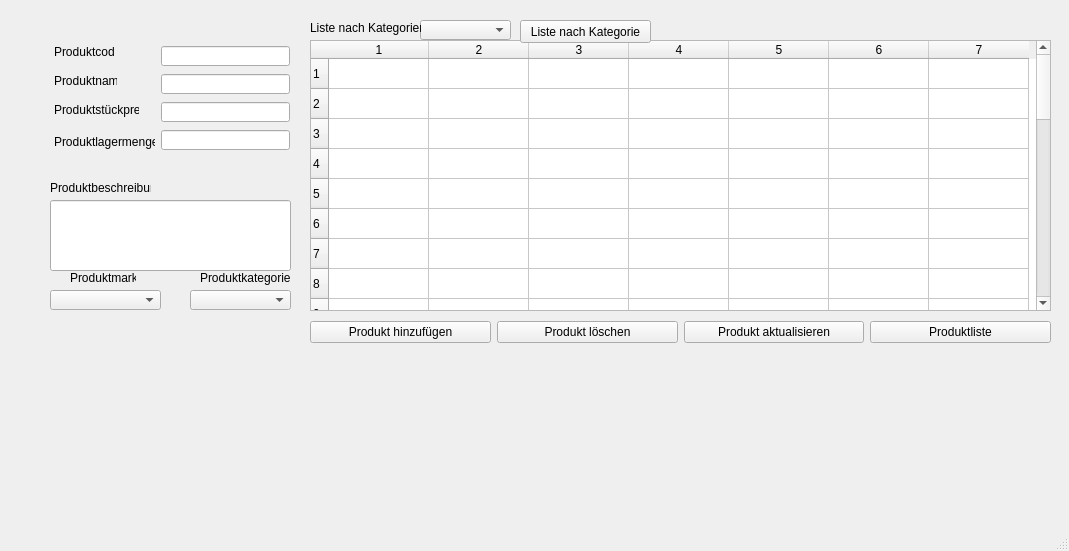
<?xml version="1.0" encoding="UTF-8"?>
<ui version="4.0">
 <class>MainWindow</class>
 <widget class="QMainWindow" name="MainWindow">
  <property name="geometry">
   <rect>
    <x>0</x>
    <y>0</y>
    <width>1069</width>
    <height>551</height>
   </rect>
  </property>
  <property name="windowTitle">
   <string>MainWindow</string>
  </property>
  <widget class="QWidget" name="centralwidget">
   <widget class="QLabel" name="label">
    <property name="geometry">
     <rect>
      <x>54</x>
      <y>44</y>
      <width>60</width>
      <height>16</height>
     </rect>
    </property>
    <property name="text">
     <string>Produktcode</string>
    </property>
   </widget>
   <widget class="QLabel" name="label_2">
    <property name="geometry">
     <rect>
      <x>54</x>
      <y>73</y>
      <width>63</width>
      <height>16</height>
     </rect>
    </property>
    <property name="text">
     <string>Produktname</string>
    </property>
   </widget>
   <widget class="QLabel" name="label_3">
    <property name="geometry">
     <rect>
      <x>54</x>
      <y>102</y>
      <width>85</width>
      <height>16</height>
     </rect>
    </property>
    <property name="text">
     <string>Produktstückpreis</string>
    </property>
   </widget>
   <widget class="QLabel" name="label_5">
    <property name="geometry">
     <rect>
      <x>50</x>
      <y>180</y>
      <width>101</width>
      <height>16</height>
     </rect>
    </property>
    <property name="text">
     <string>Produktbeschreibung</string>
    </property>
   </widget>
   <widget class="QComboBox" name="cmbMarke">
    <property name="geometry">
     <rect>
      <x>50</x>
      <y>290</y>
      <width>111</width>
      <height>20</height>
     </rect>
    </property>
    <property name="currentIndex">
     <number>-1</number>
    </property>
    <item>
     <property name="text">
      <string>Acer</string>
     </property>
    </item>
    <item>
     <property name="text">
      <string>Samsung</string>
     </property>
    </item>
    <item>
     <property name="text">
      <string>Apple</string>
     </property>
    </item>
    <item>
     <property name="text">
      <string>Oppo</string>
     </property>
    </item>
   </widget>
   <widget class="QComboBox" name="cmbKategorie">
    <property name="geometry">
     <rect>
      <x>190</x>
      <y>290</y>
      <width>101</width>
      <height>20</height>
     </rect>
    </property>
    <property name="currentIndex">
     <number>-1</number>
    </property>
    <item>
     <property name="text">
      <string>Telefon</string>
     </property>
    </item>
    <item>
     <property name="text">
      <string>Computer</string>
     </property>
    </item>
    <item>
     <property name="text">
      <string>Haushaltsgeräte</string>
     </property>
    </item>
   </widget>
   <widget class="QLabel" name="label_4">
    <property name="geometry">
     <rect>
      <x>54</x>
      <y>130</y>
      <width>101</width>
      <height>23</height>
     </rect>
    </property>
    <property name="text">
     <string>Produktlagermenge</string>
    </property>
   </widget>
   <widget class="QLabel" name="label_6">
    <property name="geometry">
     <rect>
      <x>70</x>
      <y>270</y>
      <width>66</width>
      <height>16</height>
     </rect>
    </property>
    <property name="text">
     <string>Produktmarke</string>
    </property>
   </widget>
   <widget class="QLabel" name="label_7">
    <property name="geometry">
     <rect>
      <x>200</x>
      <y>270</y>
      <width>91</width>
      <height>16</height>
     </rect>
    </property>
    <property name="text">
     <string>Produktkategorie</string>
    </property>
   </widget>
   <widget class="QLineEdit" name="lneCode">
    <property name="geometry">
     <rect>
      <x>161</x>
      <y>46</y>
      <width>129</width>
      <height>20</height>
     </rect>
    </property>
   </widget>
   <widget class="QLineEdit" name="lneName">
    <property name="geometry">
     <rect>
      <x>161</x>
      <y>74</y>
      <width>129</width>
      <height>20</height>
     </rect>
    </property>
   </widget>
   <widget class="QLineEdit" name="lnePreis">
    <property name="geometry">
     <rect>
      <x>161</x>
      <y>102</y>
      <width>129</width>
      <height>20</height>
     </rect>
    </property>
    <property name="text">
     <string/>
    </property>
   </widget>
   <widget class="QLineEdit" name="lneLager">
    <property name="geometry">
     <rect>
      <x>161</x>
      <y>130</y>
      <width>129</width>
      <height>20</height>
     </rect>
    </property>
    <property name="text">
     <string/>
    </property>
   </widget>
   <widget class="QLineEdit" name="lneBschreibung">
    <property name="geometry">
     <rect>
      <x>50</x>
      <y>200</y>
      <width>241</width>
      <height>71</height>
     </rect>
    </property>
    <property name="text">
     <string/>
    </property>
   </widget>
   <widget class="QTableWidget" name="tblGros">
    <property name="geometry">
     <rect>
      <x>310</x>
      <y>40</y>
      <width>741</width>
      <height>271</height>
     </rect>
    </property>
    <property name="rowCount">
     <number>30</number>
    </property>
    <property name="columnCount">
     <number>7</number>
    </property>
    <row/>
    <row/>
    <row/>
    <row/>
    <row/>
    <row/>
    <row/>
    <row/>
    <row/>
    <row/>
    <row/>
    <row/>
    <row/>
    <row/>
    <row/>
    <row/>
    <row/>
    <row/>
    <row/>
    <row/>
    <row/>
    <row/>
    <row/>
    <row/>
    <row/>
    <row/>
    <row/>
    <row/>
    <row/>
    <row/>
    <column/>
    <column/>
    <column/>
    <column/>
    <column/>
    <column/>
    <column/>
   </widget>
   <widget class="QComboBox" name="cmbNachKategorie">
    <property name="geometry">
     <rect>
      <x>420</x>
      <y>20</y>
      <width>91</width>
      <height>20</height>
     </rect>
    </property>
    <property name="currentIndex">
     <number>-1</number>
    </property>
    <item>
     <property name="text">
      <string>Telefon</string>
     </property>
    </item>
    <item>
     <property name="text">
      <string>Computer</string>
     </property>
    </item>
    <item>
     <property name="text">
      <string>Haushaltsgeräte</string>
     </property>
    </item>
   </widget>
   <widget class="QComboBox" name="cmbMarke_4">
    <property name="geometry">
     <rect>
      <x>700</x>
      <y>-249</y>
      <width>91</width>
      <height>20</height>
     </rect>
    </property>
   </widget>
   <widget class="QComboBox" name="cmbMarke_5">
    <property name="geometry">
     <rect>
      <x>926</x>
      <y>-293</y>
      <width>91</width>
      <height>20</height>
     </rect>
    </property>
   </widget>
   <widget class="QLabel" name="label_8">
    <property name="geometry">
     <rect>
      <x>310</x>
      <y>20</y>
      <width>111</width>
      <height>16</height>
     </rect>
    </property>
    <property name="text">
     <string>Liste nach Kategorien</string>
    </property>
   </widget>
   <widget class="QPushButton" name="btnNachKategorie">
    <property name="geometry">
     <rect>
      <x>520</x>
      <y>20</y>
      <width>131</width>
      <height>23</height>
     </rect>
    </property>
    <property name="text">
     <string>Liste nach Kategorie</string>
    </property>
   </widget>
   <widget class="QWidget" name="">
    <property name="geometry">
     <rect>
      <x>310</x>
      <y>320</y>
      <width>741</width>
      <height>25</height>
     </rect>
    </property>
    <layout class="QHBoxLayout" name="horizontalLayout">
     <item>
      <widget class="QPushButton" name="btnHinzufgen">
       <property name="text">
        <string>Produkt hinzufügen</string>
       </property>
      </widget>
     </item>
     <item>
      <widget class="QPushButton" name="btnLoschen">
       <property name="text">
        <string>Produkt löschen</string>
       </property>
      </widget>
     </item>
     <item>
      <widget class="QPushButton" name="btnAktual">
       <property name="text">
        <string>Produkt aktualisieren</string>
       </property>
      </widget>
     </item>
     <item>
      <widget class="QPushButton" name="btnProduktListe">
       <property name="text">
        <string>Produktliste</string>
       </property>
      </widget>
     </item>
    </layout>
   </widget>
  </widget>
  <widget class="QMenuBar" name="menubar">
   <property name="geometry">
    <rect>
     <x>0</x>
     <y>0</y>
     <width>1069</width>
     <height>21</height>
    </rect>
   </property>
  </widget>
  <widget class="QStatusBar" name="statusbar"/>
 </widget>
 <resources/>
 <connections/>
</ui>
